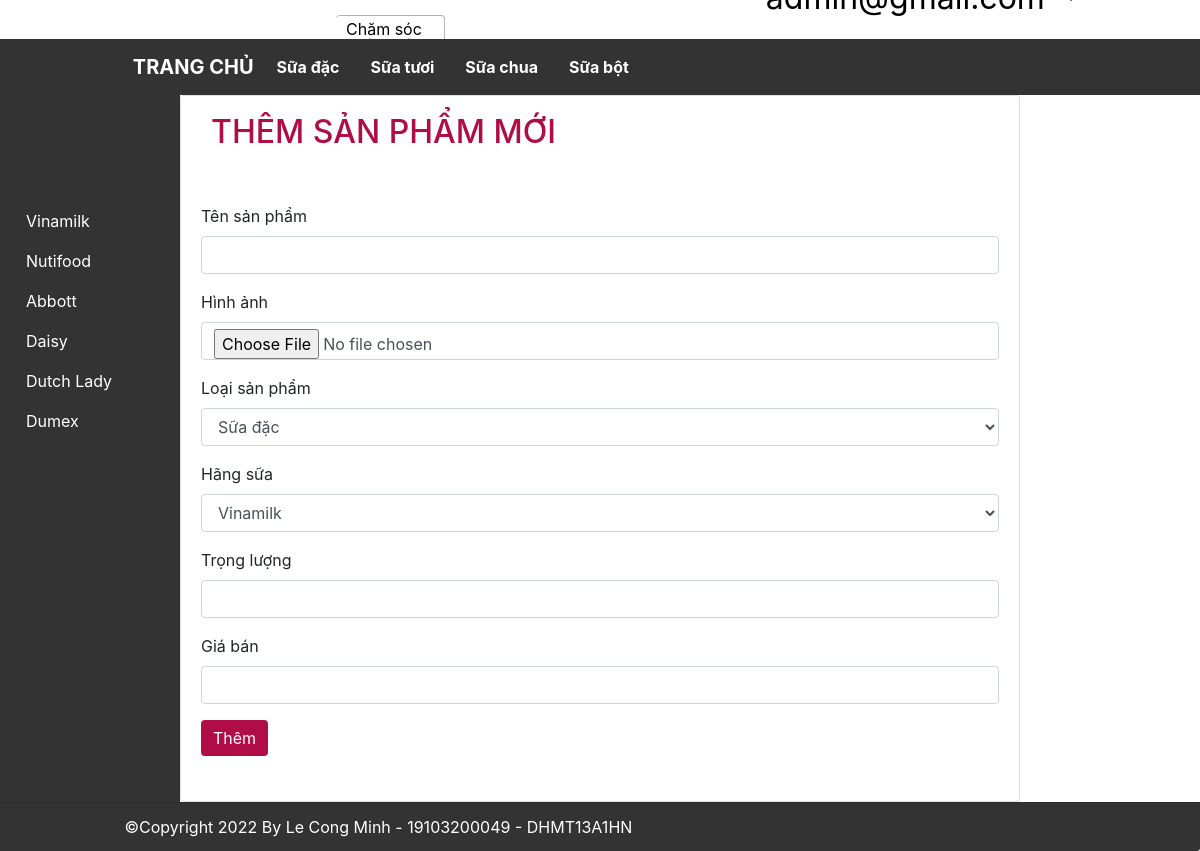
Screenshot of /index.php?action=create (signed in) with the database file from the repository.
### tables this page shows
CREATE TABLE `categories` (
  `category_id` INT(5) NOT NULL AUTO_INCREMENT,
  `category_name` VARCHAR(50) NULL COLLATE 'utf8mb4_unicode_ci',
  PRIMARY KEY (`category_id`))
COLLATE='utf8mb4_unicode_ci';

CREATE TABLE `brands` (
  `brand_id` INT(5) NOT NULL AUTO_INCREMENT,
  `brand_name` VARCHAR(50) NULL COLLATE 'utf8mb4_unicode_ci',
  PRIMARY KEY (`brand_id`))
COLLATE='utf8mb4_unicode_ci';

### models/Connect.php (called while the page is built, shortened)
<?php
class Connect
{
    private $host = 'localhost';
    private $user = 'root';
    private $pass = '';
    private $database = 'ql_ban_sua';
    public function connectDB()
    {
        $connect = mysqli_connect($this->host, $this->user, $this->pass, $this->database);
        mysqli_set_charset($connect, 'utf8');
        return $connect;
    }
    public function excuteQuery($sql)
    {
        $connect = $this->connectDB();
        $result = mysqli_query($connect, $sql);
        return $result;
    }
}

### models/Category.php (called while the page is built, shortened)
<?php
require_once 'models/Connect.php';
require 'models/CategoryObject.php';
class Category
{
    public function all()
    {
        $sql = "select * from categories";
        $result = (new Connect())->excuteQuery($sql);
        $arr = [];
        foreach ($result as $each) {
            $object = new CategoryObject($each);
            $arr[] = $object;
        }
        return $arr;
    }
}

### models/CategoryObject.php (called while the page is built, shortened)
<?php
class CategoryObject
{
    private int $categoryId;
    private string $categoryName;
    public function getCategoryId()
    {
        return $this->categoryId;
    }
    public function getCategoryName()
    {
        return $this->categoryName;
    }
    public function __construct($each)
    {
        $this->categoryId = $each['category_id'] ?? -1;
        $this->categoryName = $each['category_name'];
    }
}

### models/Brand.php (called while the page is built, shortened)
<?php
require_once 'models/Connect.php';
require 'models/BrandObject.php';
class Brand
{
    public function all()
    {
        $sql = "select * from brands";
        $result = (new Connect())->excuteQuery($sql);
        $arr = [];
        foreach ($result as $each) {
            $object = new BrandObject($each);
            $arr[] = $object;
        }
        return $arr;
    }
}

### models/BrandObject.php (called while the page is built, shortened)
<?php
class BrandObject
{
    private int $brandId;
    private string $brandName;
    public function getBrandId()
    {
        return $this->brandId;
    }
    public function getBrandName()
    {
        return $this->brandName;
    }
    public function __construct($each)
    {
        $this->brandId = $each['brand_id'] ?? -1;
        $this->brandName = $each['brand_name'];
    }
}

### views/product/create.php (the view, shortened to what this page needs)
<div class="container-fluid">
    <div class="card">
        <div class="card-header">
            <h2>Thêm sản phẩm mới</h2>
        </div>
        <div class="card-body">
            <form action="?action=store" method="post" enctype="multipart/form-data">
                <div class="form-group">
                    <label for="">Tên sản phẩm</label>
                    <input type="text" name="product_name" class="form-control" required>
                </div>
                <div class="form-group">
                    <label for="">Hình ảnh</label>
                    <input type="file" name="image" class="form-control" required>
                </div>
                <div class="form-group">
                    <label for="">Loại sản phẩm</label>
                    <select name="category_id" class="form-control" required>
                        <?php foreach ($categories as $category) : ?>
                            <option value="<?php echo $category->getCategoryId(); ?>">
                                <?php echo $category->getCategoryName(); ?>
                            </option>
                        <?php endforeach ?>
                    </select>
                </div>
                <div class="form-group">
                    <label for="">Hãng sữa</label>
                    <select name="brand_id" class="form-control" required>
                        <?php foreach ($brands as $brand) : ?>
                            <option value="<?php echo $brand->getBrandId(); ?>">
                                <?php echo $brand->getBrandName(); ?>
                            </option>
                        <?php endforeach ?>
                    </select>
                </div>
                <div class="form-group">
                    <label for="">Trọng lượng</label>
                    <input type="number" name="weight" class="form-control" min="0" required>
                </div>
                <div class="form-group">
                    <label for="">Giá bán</label>
                    <input type="number" name="price" min="0" class="form-control" required>
                </div>
                <button type="submit" name="sbm" class="btn btn-primary">Thêm</button>
            </form>
        </div>
    </div>
</div>

### views/Header.php (shortened to what this page needs)
<?php
require_once 'models/Category.php';
$categoryArr = (new Category())->all();
$brand = $_GET['brand'] ?? '';
$user = isset($_SESSION['email']) ?  $_SESSION['email'] : [];
?>
<div class="user_option_box">
    <div class="logo">
        <a href="index.php"><img src="https://media.bibomart.com.vn/media/logo/stores/1/logo-bbm.jpg.jpg" alt=""></a>
        <div class="change-area">
            <a class="ct-area">
                <span>Chăm sóc</br>khách hàng</span>
            </a>
        </div>
    </div>
    <a class="account">
        <?php if (isset($user['email'])) { ?>
            <li class="dropdown">
                <a href="#" class="dropdown-toggle" data-toggle="dropdown"><img src="https://hasaki.vn/images/graphics/icon_header_2.svg" alt=""><?php echo $user['email']; ?> <b class="caret"></b></a>
            </li>
        <?php } else { ?>
            <a href="index.php?action=login" class="account-link"><img src="https://hasaki.vn/images/graphics/icon_header_2.svg" alt=""><button type="submit" name="sbm" class="btn btn-login btn-primary">Đăng nhập</button><b class="caret"></b></a>
        <?php } ?>
    </a>
</div>
<nav id="navbar_top" class="navbar navbar-expand-sm navbar-dark" style="background-color: #333; z-index: 100;">
    <div class="nav-container">
        <a class="navbar-brand" href="index.php">TRANG CHỦ</a>
        <div class="collapse navbar-collapse" id="collapsibleNavId">
            <ul class="navbar-nav mr-auto mt-2 mt-lg-0">
                <?php foreach ($categoryArr as $each) : ?>
                    <li class="nav-item active">
                        <a class="nav-link" href="<?php echo "?category=" . $each->getCategoryId() . ($brand ? "&brand=$brand" : ""); ?>"><?php echo $each->getCategoryName(); ?></a>
                    </li>
                <?php endforeach; ?>
            </ul>
        </div>
    </div>
</nav>

### views/Navbar.php
<?php
require_once 'models/Brand.php';
$BrandArr = (new Brand())->all();
$category = $_GET['category'] ?? '';
?>
<ul class="nav-ul" id="nav-left">
    <?php foreach ($BrandArr as $each) : ?>
        <li class="nav-li">
            <div class="nav-box">
                <a class="nav-link" href="?<?php echo ($category ? "category=$category&" : "") . "brand=" . $each->getBrandId(); ?>"><?php echo $each->getBrandName(); ?></a>
            </div>
        </li>
    <?php endforeach; ?>
</ul>

### css/index.css (style rules this page uses)
:root { --main-color: #b00c45; }
.logo>a { width: 20%; }
.card-body { min-height: 77.1vh; }
a.dropdown-toggle { position: absolute; top: -65px; right: 10%; text-align: right; color: #000; font-size: xx-large; text-decoration: none; }
.logo, .logo:hover { padding-left: 10%; padding-top: 10px; text-decoration: none; display: flex; }
.card-header { background-color: #fff; text-align: left; position: relative; border: 0; padding-bottom: 20px; }
#title, h2 { font-weight: 500; display: inline-block; color: var(--main-color); padding: 5px 0; padding-left: 10px; text-transform: uppercase; }
div.container-fluid { padding: 0; }
div.change-area { margin: 5px 5px 0 10px; position: relative; cursor: pointer; width: 200px; }
a.ct-area, a.ct-area:hover { margin-left: -10px; position: absolute; border-radius: 4px; padding: 5px 10px; color: black; text-decoration: none; border: rgb(179, 179, 179) thin solid; height: fit-content; border-left: none; }
a.ct-area span { display: block; position: relative; line-height: 1; }
.btn-primary, .btn-primary:hover { background-color: var(--main-color); border: var(--main-color); }
.dropdown { list-style-type: none }
.nav-container { width: 80%; margin: 0 auto; display: flex; }
.navbar-brand, .active { font-weight: bold; margin-right: 15px; }
.nav-li { list-style-type: none; z-index: 1000; }
.nav-box { border: none; }
.nav-link, .nav-link:hover { color: #fff; }
.nav-ul { margin: 10px 0 0 0; padding-bottom: 50px; padding-left: 10px; height: 100vh; background-color: #333; position: fixed; width: 15%; left: 0; bottom: 0; z-index: -1; padding-top: 150px; }

### rows the page displays
categories: category_name "Sữa đặc"
categories: category_name "Sữa tươi"
categories: category_name "Sữa chua"
categories: category_name "Sữa bột"
brands: brand_name "Vinamilk"
brands: brand_name "Nutifood"
brands: brand_name "Abbott"
brands: brand_name "Daisy"
brands: brand_name "Dutch Lady"
brands: brand_name "Dumex"

### other values shown
form field category_id "Sữa đặc"
form field brand_id "Vinamilk"
